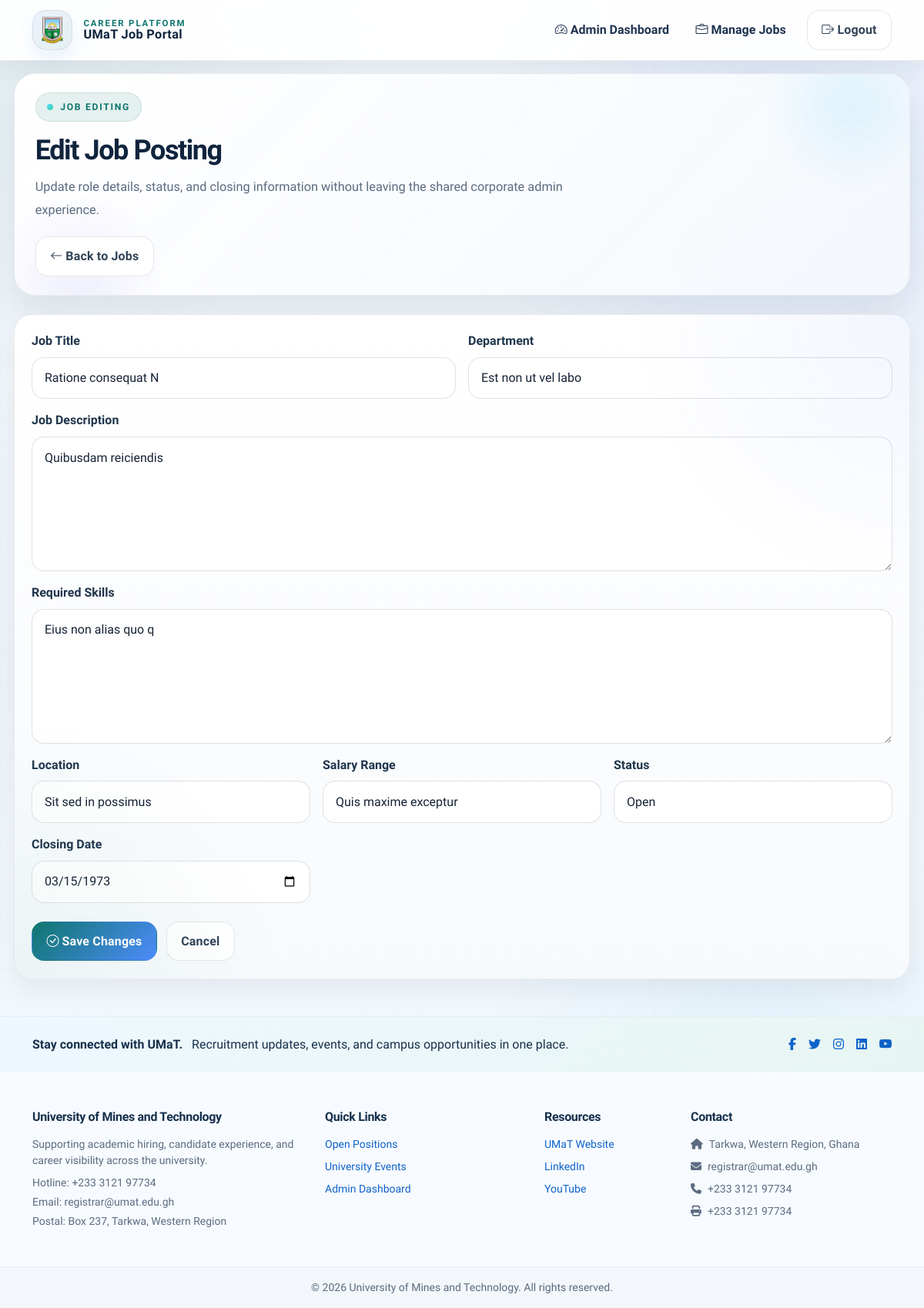
Page /admin/jobs/edit/2 (signed in) on the committed database.
### app/models.py (models this page shows, shortened)
class Job(db.Model):
    __tablename__ = "jobs"
    job_id = db.Column(db.Integer, primary_key=True)
    title = db.Column(db.String(255), nullable=False)
    description = db.Column(db.Text, nullable=False)
    required_skills = db.Column(db.Text)
    department = db.Column(db.String(100), default="Computer Science")
    location = db.Column(db.String(100))
    salary_range = db.Column(db.String(100))
    posted_by = db.Column(db.Integer, db.ForeignKey("users.id"), nullable=False)
    posted_date = db.Column(db.DateTime, nullable=False, default=datetime.utcnow)
    status = db.Column(db.String(50), nullable=False, default="open")
    closing_date = db.Column(db.DateTime)
    applications = db.relationship("Application", backref="job", lazy=True)
    matches = db.relationship("JobMatch", backref="job", lazy=True)
    @property
    def requirements(self):
        """Backward-compatible alias used by older routes/templates."""
        return self.required_skills

### app/routes.py (the view, shortened to what this page needs)
@bp.route("/admin/jobs/edit/<int:job_id>", methods=["GET", "POST"])
@login_required
@admin_required
def edit_job(job_id):
    job = Job.query.get_or_404(job_id)
    form = JobForm(obj=job)
    return render_template("admin/edit_job.html", title="Edit Job Posting", form=form, job=job)

### app/forms.py
class JobForm(FlaskForm):
    title = StringField("Job Title", validators=[DataRequired()])
    department = StringField("Department", validators=[DataRequired()])
    description = TextAreaField("Job Description", validators=[DataRequired()])
    required_skills = TextAreaField("Required Skills", validators=[DataRequired()])
    location = StringField("Location", validators=[DataRequired()])
    salary_range = StringField("Salary Range")
    status = SelectField("Status", choices=[("open", "Open"), ("closed", "Closed")], validators=[DataRequired()])
    closing_date = DateField("Closing Date", format="%Y-%m-%d", validators=[DataRequired()])
    submit = SubmitField("Submit Job Posting")

### app/models.py (called while the page is built)
@login_manager.user_loader
def load_user(user_id):
    return User.query.get(int(user_id))

    def __str__(self):
        return self.value

    def is_admin(self):
        logger.info(f"===DEBUG=== is_admin() called for {self.username}")
        logger.info(f"===DEBUG=== role type: {type(self.role)}, value: {self.role}")
        if isinstance(self.role, str):
            return self.role == "admin"
        return self.role == UserRole.admin

### app/routes.py (called while the page is built)
def admin_required(f):
    @wraps(f)
    def decorated_function(*args, **kwargs):
        if not current_user.is_authenticated or not current_user.is_admin():
            flash("Admin access required.", "danger")
            return redirect(url_for("main.index"))
        return f(*args, **kwargs)
    return decorated_function

### app/templates/admin/edit_job.html (shortened to what this page needs)
{% extends "base.html" %}
{% block content %}
<div class="page-shell">
    <section class="page-hero page-hero--compact">
        <span class="page-hero__eyebrow">Job Editing</span>
        <h1 class="page-hero__title">Edit Job Posting</h1>
        <p class="page-hero__subtitle">Update role details, status, and closing information without leaving the shared corporate admin experience.</p>
        <div class="page-actions">
            <a href="{{ url_for('main.list_jobs') }}" class="btn btn-outline-secondary">
                <i class="bi bi-arrow-left me-1"></i>Back to Jobs
            </a>
        </div>
    </section>
    <section class="card surface-card--padded">
        <form method="POST" class="needs-validation" novalidate>
            <div class="row g-3">
                <div class="col-md-6">
                    {{ form.title.label(class="form-label") }}
                    {{ form.title(class="form-control" + (" is-invalid" if form.title.errors else "")) }}
                </div>
                <div class="col-md-6">
                    {{ form.department.label(class="form-label") }}
                    {{ form.department(class="form-control" + (" is-invalid" if form.department.errors else "")) }}
                </div>
                <div class="col-12">
                    {{ form.description.label(class="form-label") }}
                    {{ form.description(class="form-control" + (" is-invalid" if form.description.errors else ""), rows="6") }}
                </div>
                <div class="col-12">
                    {{ form.required_skills.label(class="form-label") }}
                    {{ form.required_skills(class="form-control" + (" is-invalid" if form.required_skills.errors else ""), rows="6") }}
                </div>
                <div class="col-md-4">
                    {{ form.location.label(class="form-label") }}
                    {{ form.location(class="form-control" + (" is-invalid" if form.location.errors else "")) }}
                </div>
                <div class="col-md-4">
                    {{ form.salary_range.label(class="form-label") }}
                    {{ form.salary_range(class="form-control" + (" is-invalid" if form.salary_range.errors else "")) }}
                </div>
                <div class="col-md-4">
                    {{ form.status.label(class="form-label") }}
                    {{ form.status(class="form-select" + (" is-invalid" if form.status.errors else "")) }}
                </div>
                <div class="col-md-4">
                    {{ form.closing_date.label(class="form-label") }}
                    {{ form.closing_date(class="form-control" + (" is-invalid" if form.closing_date.errors else ""), type="date") }}
                </div>
            </div>
            <div class="action-cluster mt-4">
                <button type="submit" class="btn btn-primary">
                    <i class="bi bi-check-circle me-1"></i>Save Changes
                </button>
                <a href="{{ url_for('main.list_jobs') }}" class="btn btn-outline-secondary">Cancel</a>
            </div>
        </form>
    </section>
</div>
{% endblock %}

### rows in the picture
Job: title "Ratione consequat N", department "Est non ut vel labo", description "Quibusdam reiciendis", required_skills "Eius non alias quo q", location "Sit sed in possimus", salary_range "Quis maxime exceptur", status "Open", closing_date "03/15/1973"
